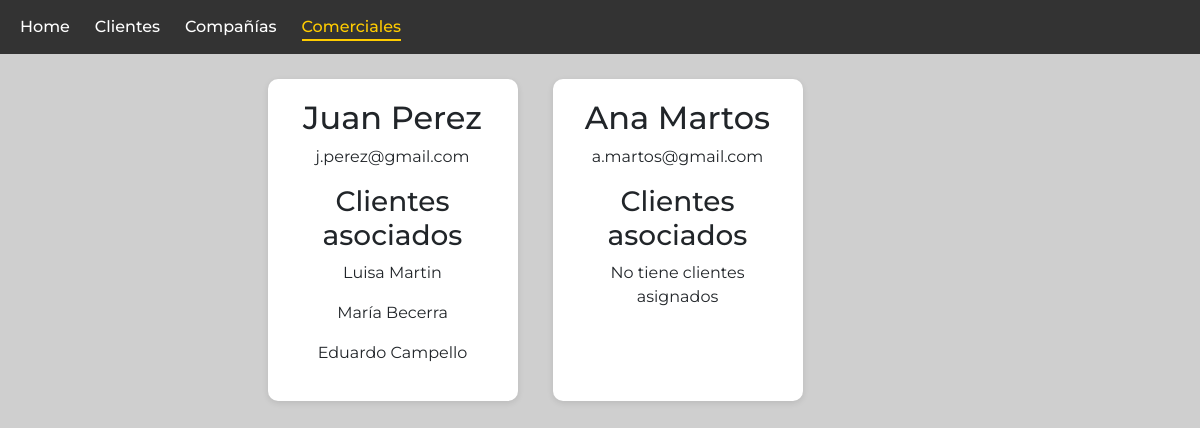
Screenshot of /commercial/ with the database file from the repository.
### crm/models/commercials_model.py (models this page shows, shortened)
class Commercial(models.Model):
    user = models.OneToOneField(User, on_delete=models.CASCADE)
    phone = models.CharField(max_length=20, blank=True)

### crm/models/client_model.py (models this page shows, shortened)
class Client(models.Model):
    first_name = models.CharField(
        'Name',
        max_length=100
    )
    last_name = models.CharField(
        'Last Name',
        max_length=100
    )
    email = models.EmailField(unique=True)
    phone = models.CharField(max_length=20)
    company = models.ForeignKey(Company,on_delete=models.SET_NULL, null=True, blank=True)
    comercial = models.ForeignKey(Commercial, on_delete=models.SET_NULL, null=True, blank=True)
    origen = models.CharField(
        max_length=50,
        choices=[
            ('organico', 'Orgánico'),
            ('adds','Adds'),
            ('contacto','Contacto'),
        ],
            blank=False,
            null=False,
    )

### crm/views/commercial_view.py (the view)
# urls.py: path('commercial/', commercial_view, name='commercial'),
def commercial_view(request):
    all_commercials = Commercial.objects.all()
    context = {
        'commercials': all_commercials
    }
    return render(request, 'commercial/commercial.html',context)

### a_crm_django/templates/commercial/commercial.html (shortened to what this page needs)
{% extends "general/layout.html" %}
{% block page_content %}
<div class="container_commercial">
  {% for commercial in commercials %}
  <article class="commercial" id="{{ commercial.id }}">
    <h2>{{ commercial.user.get_full_name }}</h2>
    <p>{{ commercial.user.email }}</p>
    <h3>Clientes asociados</h3>
    {% for client in commercial.client_set.all %}
    <p>{{ client.first_name }} {{ client.last_name }}</p>
    {% empty %}
    <p>No tiene clientes asignados</p>
    {% endfor %}
  </article>
  {% endfor %}
</div>
{% endblock %}

### a_crm_django/static/css/menu_principal.css (style rules this page uses)
body { background-color: rgb(207, 207, 207); font-family: 'Montserrat', sans-serif; margin: 0; }
html, body { overflow-x: hidden; }

### a_crm_django/static/css/add_opportunity.css (style rules this page uses)
body { background-color: rgb(207, 207, 207); font-family: 'Montserrat', sans-serif; }

### a_crm_django/static/css/add_client.css (style rules this page uses)
body { background-color: rgb(207, 207, 207); font-family: 'Montserrat', sans-serif; }

### a_crm_django/static/css/commercial.css (style rules this page uses)
.container_commercial { display: flex; flex-wrap: wrap; justify-content: center; max-width: 85%; gap: 35px; margin: 25px; }
.commercial { background: #fff; padding: 20px; border-radius: 10px; text-align: center; box-shadow: 0 2px 6px rgba(0, 0, 0, 0.1); width: 250px; }

### rows the page displays
Commercial: user.get_full_name "Juan Perez", user.email "j.perez@gmail.com"
Client: first_name "Luisa", last_name "Martin"
Client: first_name "María", last_name "Becerra"
Client: first_name "Eduardo", last_name "Campello"
Commercial: user.get_full_name "Ana Martos", user.email "a.martos@gmail.com"
